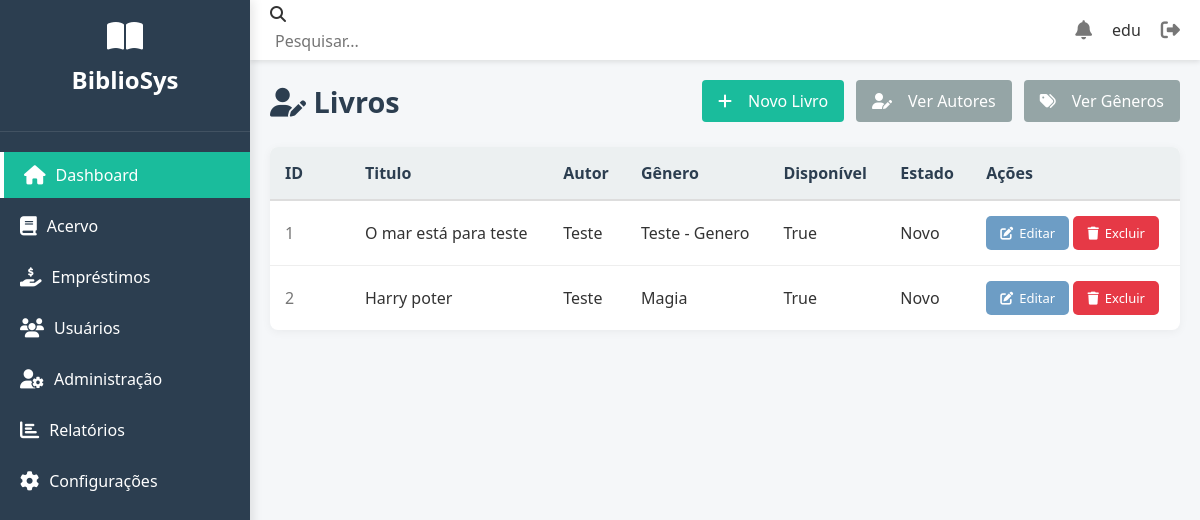
The page /livros/lista/ (signed in) on the database as committed earlier.
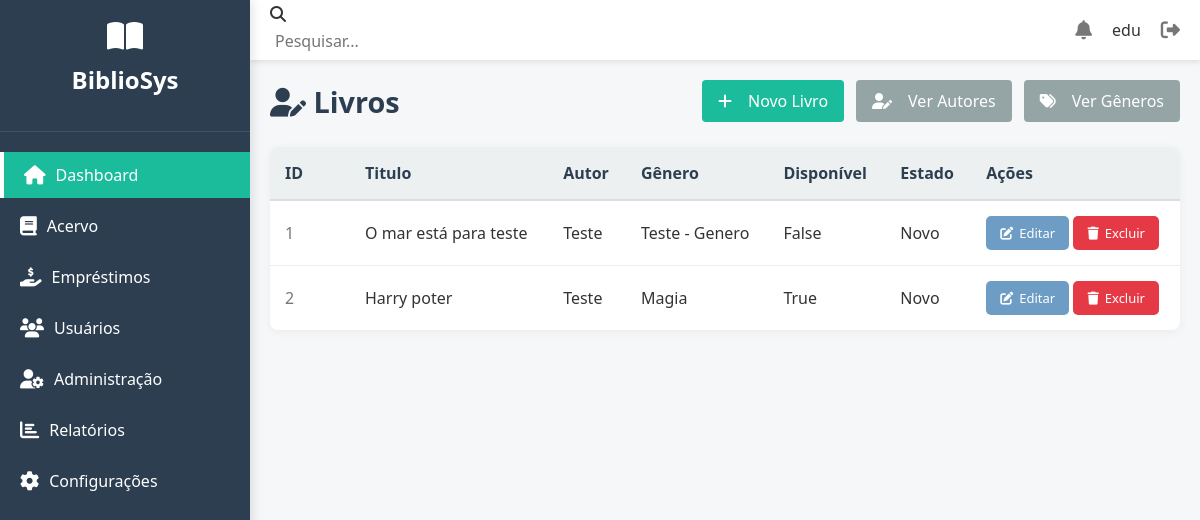
The same page on the database as committed later.
### livros/models.py (models this page shows, shortened)
class Livro(models.Model):
    titulo = models.CharField(max_length=200 , verbose_name='Título')
    autor = models.ForeignKey(Autor, on_delete=models.PROTECT, verbose_name='Autor')
    genero = models.ForeignKey(Genero, on_delete=models.PROTECT, verbose_name='Gênero')
    data_aquisicao = models.DateField(null=True, blank=True, verbose_name='Data de Aquisição')
    disponivel = models.BooleanField(default=True, verbose_name='Disponível', choices=[
        (True, 'Sim'),
        (False, 'Não'),
    ])
    estado = models.CharField(max_length=20, choices=[
        ('Novo', 'Novo'),
        ('Usado', 'Usado'),
        ('Danificado', 'Danificado'),
    ], default='Novo', verbose_name='Estado')

class Autor(models.Model):
    nome = models.CharField(max_length=100, verbose_name='Nome do Autor')

class Genero(models.Model):
    nome = models.CharField(max_length=50, verbose_name='Nome do Gênero')

### livros/views.py (the view)
# urls.py: path('lista/', LivroListView.as_view(), name='livro_list'),
class LivroListView(AdminRequiredMixin, ListView):
    model = Livro
    template_name = 'livro_list.html'
    context_object_name = 'livros'
    paginate_by = 20
    def get_queryset(self):
        return Livro.objects.select_related('autor', 'genero').all()

### livros/views.py (called while the page is built)
    def test_func(self):
        return self.request.user.is_staff or self.request.user.is_superuser

### livros/templates/livro_list.html (shortened to what this page needs)
{% extends 'modelo.html' %}
{% load static %}
{% block cards %}
<div class="content">
            <div class="page-header">
                <h1 class="page-title"><i class="fas fa-user-pen"></i> Livros</h1>
                <div class="header-actions">
                    <a href="{% url 'livro_create' %}" class="btn"><i class="fas fa-plus"></i> Novo Livro</a>
                    <a href="{% url 'autor_list' %}" class="btn btn-tertiary"><i class="fas fa-user-pen"></i> Ver Autores</a>
                    <a href="{% url 'genero_list' %}" class="btn btn-tertiary"><i class="fas fa-tags"></i> Ver Gêneros</a>
                </div>
            </div>
            <div class="authors-table-container">
                <table class="authors-table">
                    <thead>
                        <tr>
                            <th class="id-column">ID</th>
                            <th>Titulo</th>
                            <th>Autor</th>
                            <th>Gênero</th>
                            <th>Disponível</th>
                            <th>Estado</th>
                            <th>Ações</th>
                        </tr>
                    </thead>
                    <tbody>
                        {% for livro in livros %}
                        <tr>
                            <td class="id-column">{{ livro.id }}</td>
                            <td>{{ livro.titulo }}</td>
                            <td>{{ livro.autor.nome }}</td>
                            <td>{{ livro.genero.nome }}</td>
                            <td>{{ livro.disponivel }}</td>
                            <td>{{ livro.estado }}</td>
                            <td class="actions">
                                <a href="{% url 'editar_livro' livro.id %}" class="btn-edit">
                                    <i class="fas fa-edit"></i> Editar
                                </a>
                                <a href="{% url 'excluir_livro' livro.id %}" class="btn-delete">
                                    <i class="fas fa-trash"></i> Excluir
                                </a>
                            </td>
                        </tr>
                        {% empty %}
                        <tr>
                            <td colspan="2" style="text-align: center; padding: 30px;">
                                Nenhum livro cadastrado.
                            </td>
                        </tr>
                        {% endfor %}
                    </tbody>
                </table>
            </div>
        </div>
{% endblock %}

Rows that differ between the two databases and show on the page:
changed Livro "O mar está para teste": disponivel "True" → "False"
